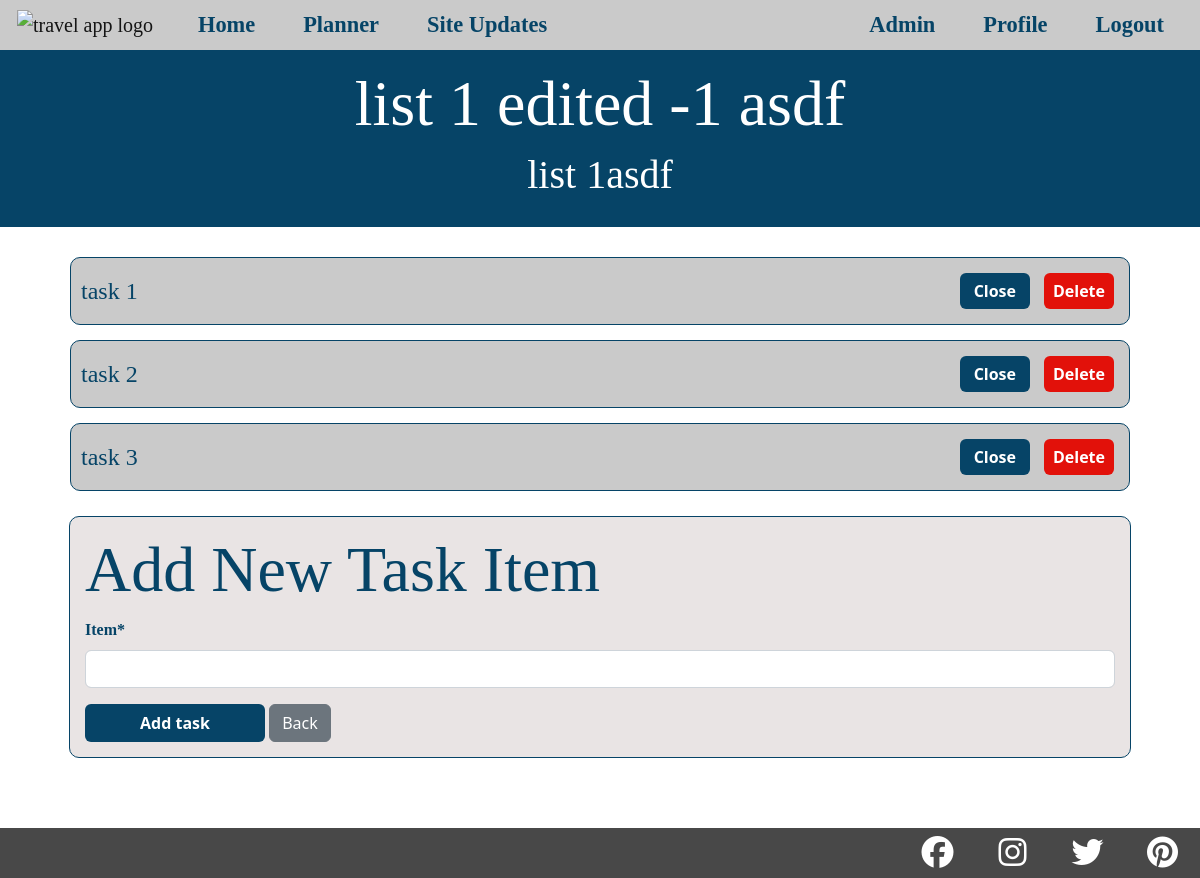
The page /to_do/to_do_items/57 (signed in) on the database its author committed.
### to_do_list/models.py (models this page shows, shortened)
class ToDoList(models.Model):
    user = models.ForeignKey(User, on_delete=models.CASCADE)
    country = models.ForeignKey(Country, on_delete=models.CASCADE,
                                related_name="country_to_do")
    title = models.CharField(max_length=200)
    description = models.TextField(null=True, blank=True)
    complete = models.BooleanField(default=False)
    created = models.DateTimeField(auto_now_add=True)

class ToDoItem(models.Model):
    list = models.ForeignKey(ToDoList, on_delete=models.CASCADE)
    item = models.CharField(max_length=200)
    complete = models.BooleanField(default=False)
    created = models.DateTimeField(auto_now_add=True)
    def __str__(self):
        return self.item
    class Meta:
        ordering = ['complete']

### to_do_list/views.py (the view, shortened to what this page needs)
class ToDoItemsView(LoginRequiredMixin, View):
    login_url = '/login/required'
    redirect_field_name = 'redirect_to'
    template_name = 'to_do_list/to_do_items.html'
    def get(self, request, pk):
        to_do_list = get_object_or_404(ToDoList, pk=pk)
        items = ToDoItem.objects.filter(list=to_do_list)
        add_item_form = ToDoItemForm()
        context = {
            'to_do_list': to_do_list,
            'items': items,
            'add_item_form': add_item_form,
            "tab_title": "Task Items"
            }
        return render(request, self.template_name, context)

### to_do_list/forms.py
class ToDoItemForm(forms.ModelForm):
    class Meta:
        model = ToDoItem
        fields = ['item']

### to_do_list/templates/to_do_list/to_do_items.html (shortened to what this page needs)
{% extends "base.html" %}
{% load static %}
{% load crispy_forms_tags %}
{% block additional_styles %}
    <link rel="stylesheet" href="{% static 'css/white-bg.css' %}">
{% endblock additional_styles %}
{% block content %}
    <div class="to-do-item-header">
        <h1>{{ to_do_list.title }}</h1>
        <h4>{{ to_do_list.description }}</h4>
    </div>
    <div class="tasks-container">
        {% if items %}
            <div class="task-container">
                {% for item in items %}
                        {% if item.complete %}
                        <div class="task-list-row-closed">
                            <div class="task-description"><p><s>{{ item }}</s></p></div>
                            <div class="ms-lg-auto">
                                <a class="to-do-list-buttons to-do-list-edit btn" href="{% url 'complete-item' item.pk %}" aria-label="opens task item">Open</a>
                                <a class="to-do-list-buttons to-do-list-delete btn" href="{% url 'delete-item' item.pk %}" aria-label="deletes task item">Delete</a>
                            </div>
                        </div>
                        {% else %}
                        <div class="task-list-row-open">
                            <div class="task-description"><p>{{ item }}</p></div>
                                <div class="ms-lg-auto">
                                    <a class="to-do-list-buttons to-do-list-edit btn" href="{% url 'complete-item' item.pk %}" aria-label="closes task item">Close</a>
                                    <a class="to-do-list-buttons to-do-list-delete btn" href="{% url 'delete-item' item.pk %}" aria-label="deletes task item">Delete</a>
                                </div>
                        </div>
                        {% endif %}
                {% endfor %}
            </div>
        {% else %}
            <h3 class="text-center">Currently you have no 'Tasks' in your 'To-Do List'!</h3>
        {% endif %}
    </div>
    <div class="to-do-item-form-container">
        <div class="to-do-item-form">
            <h1>Add New Task Item</h1>
            <div class="content-section">
                <form method="POST">
                    <fieldset class="form-group">
                        {{ add_item_form|crispy }}
                    </fieldset>
                    <div class="form-group">
                        <button class="btn" type="submit">Add task</button>
                        <a class="btn btn-secondary" href="{% url 'country' to_do_list.country.pk %}#to_do_list_location" aria-label="link back to country info page">Back</a>
                    </div>
                </form>
            </div>
        </div>
    </div>
{% endblock content %}

### static/css/main.css (style rules this page uses)
* { padding: 0; margin: 0; box-sizing: border-box; }
h1, h2, h3, h4, h5, h6 { font-family: 'Lora', serif; }
a { font-family: 'Lora', serif; }
p, .comments-txt, .form-label { font-family: 'Merriweather', serif; }
.form-label { font-weight: 700; }
@media (min-width: 768px) { h1 { font-size: 350%; } }
@media (min-width: 768px) { h4 { font-size: 200%; } }
@media (min-width: 768px) { p, .comments-txt { font-size: 140%; } }
@media (min-width: 992px) { h1 { font-size: 400%; } }
@media (min-width: 992px) { h4 { font-size: 250%; } }
@media (min-width: 992px) { p, .comments-txt { font-size: 150%; } }
.list-container, .task-container { width: 100%; padding: 10px; }
.to-do-list-buttons { padding: 5px; font-weight: 700; margin: 5px; width: 70px; }
.to-do-list-edit { background-color: rgb(6, 68, 103); color: white; }
.to-do-list-delete { background-color: #e2110a; color: white; }
body { background-color: rgb(6, 68, 103); color: white; }
.to-do-item-header { padding-top: 50px; padding-bottom: 20px; background-color: rgb(6, 68, 103); color: white; text-align: center; }
.tasks-container { width: 90%; margin-top: 20px; margin-left: 5%; }
.task-list-row-open { display: flex; border: 1px solid rgb(6, 68, 103); align-items: center; padding: 10px; border-radius: 10px; margin-bottom: 15px; background-color: rgb(202, 202, 202); }
.task-description { width: 70%; }
.task-list-row-open p { margin-bottom: 0; color: rgb(6, 68, 103); }
.to-do-item-form-container { margin: 0px 10px 120px 10px; display: flex; justify-content: center; align-items: center; color: rgb(6, 68, 103); }
.to-do-item-form { width: 90%; border: 1px solid rgb(6, 68, 103); padding: 15px; border-radius: 10px; background-color: #e9e4e4; }
.to-do-item-form button { width: 180px; background-color: rgb(6, 68, 103); color: white; font-weight: 700; }

### static/css/white-bg.css (style rules this page uses)
body { background-color: white; }

### rows shown on the page
ToDoList: title "list 1 edited -1 asdf", description "list 1asdf"
ToDoItem: item "task 1"
ToDoItem: item "task 2"
ToDoItem: item "task 3"
